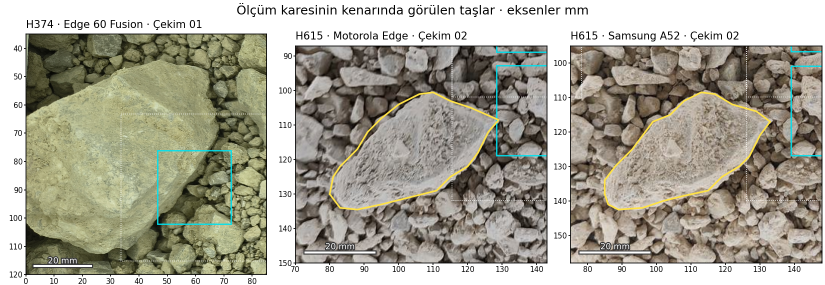
#> input picture outputs/h374_h615_tam_kadraj_detay.png, 1650 x 570 px (shown at 1/2 size)
$ python -i montreal_ince_ciftler.py   (imports and definitions only)
#> lines starting #> are read from the running program, lines starting #| are printed output that depends on the picture
"""Find contrasting fine-sieve labels under one shared, leave-two-soils-out fit per pair."""
from itertools import combinations

import numpy as np
import pandas as pd
from PIL import Image, ImageOps
from matplotlib.figure import Figure
from sklearn.linear_model import Ridge
from sklearn.preprocessing import StandardScaler

import montreal_ince_genis as exp
from montreal_ince_sabit import passing
from montreal_ince_genis import pilot, source

STEM = "montreal_ince_ciftler"


def mosaic(path):
#> called with path = 'h374_h615_tam_kadraj_detay.png'
    with Image.open(path) as image:
#> image is the input picture: PIL image 1650x570 RGBA; mean R, G, B, A 167.6, 165, 150.9, 255
        gray = ImageOps.exif_transpose(image).convert("L")
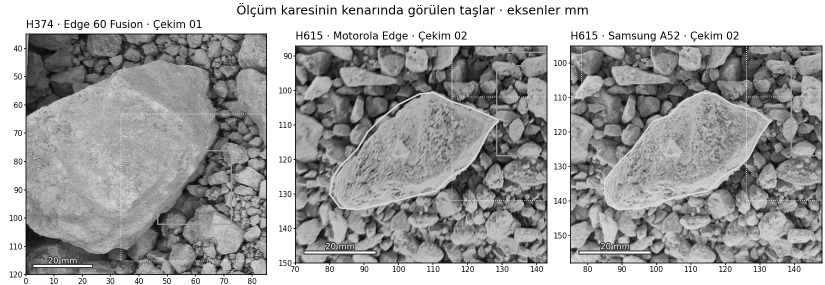
#> gray: PIL image 1650x570 L (shown at 1/2 size); min 0, max 255, mean 164.2
    canvas = Image.new("L", (3 * 122 + 4, 3 * 122 + 4), 255)
#> canvas: PIL image 370x370 L; every value is 255
    for row, fy in enumerate((.28, .5, .72)):
        for col, fx in enumerate((.28, .5, .72)):
            x = round(fx * gray.width - pilot.SIDE / 2)
            y = round(fy * gray.height - pilot.SIDE / 2)
            tile = gray.crop((x, y, x + pilot.SIDE, y + pilot.SIDE))
            canvas.paste(tile.resize((122, 122), Image.Resampling.LANCZOS), (124 * col, 124 * row))
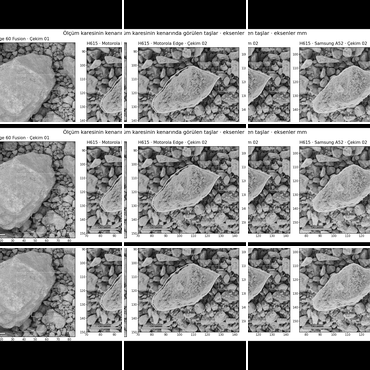
#> canvas: PIL image 370x370 L; min 0, max 255, mean 133.5
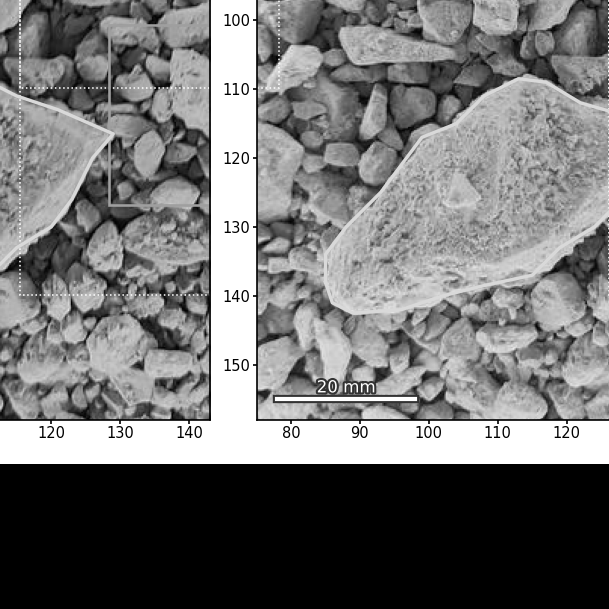
#> tile: PIL image 609x609 L; min 0, max 255, mean 115.8
    return canvas


# [72 lines left out: function main, not called in this run]


# [2 lines not run here, left out]

>>> result = mosaic('h374_h615_tam_kadraj_detay.png')
